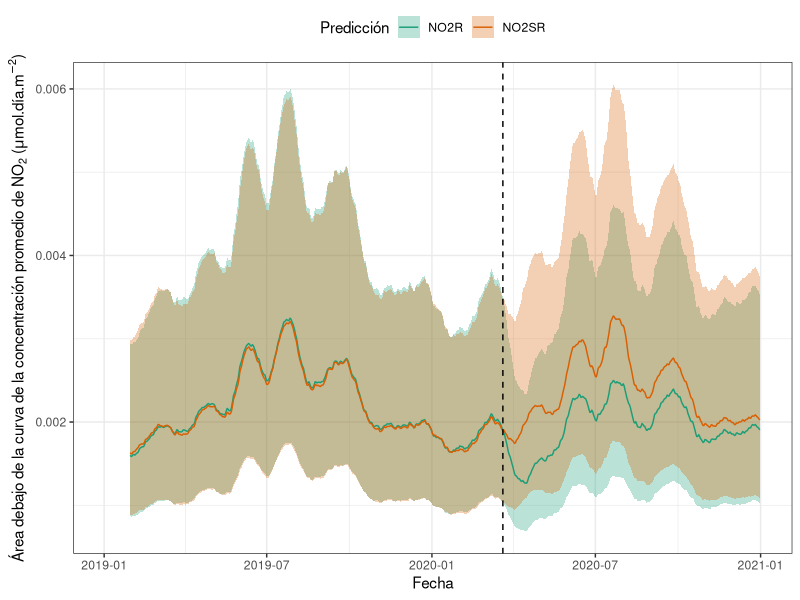
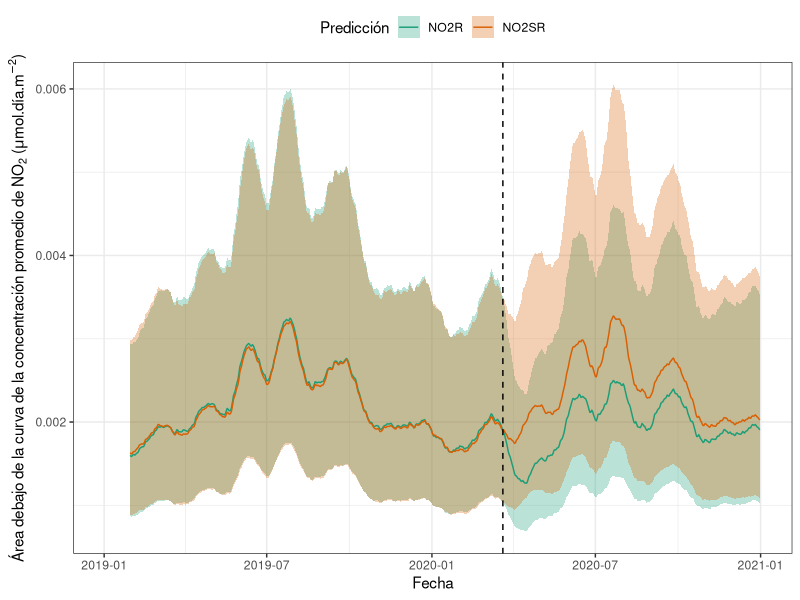

These figures' R source, in order:
# Resultados modelo 2:
library(tidyverse)
library(data.table)
library(pracma)

datos <- fread("Datos/Resultados_prophet/Modelo_2/resultados_modelo_2_unidades_reales.csv")

variables <- names(datos)[grepl("prediccion", names(datos))]

variables.nuevas <- paste0("area_", variables)

datos[, (variables.nuevas) := frollapply(.SD, 28, trapz, align = "right"), .SDcols = variables]

centrales <- c("ds", variables.nuevas[!grepl("min|max", variables.nuevas)])

datos.centrales <- datos[, ..centrales] %>%
  melt(id.vars = "ds", measure = patterns("^area_"), value.name = "valor_central")

datos.centrales[, variable := fifelse(variable == "area_prediccion_train", "NO2R", "NO2SR")]

incertidumbre <- c("ds", variables.nuevas[grepl("min|max", variables.nuevas)])

datos.incertidumbre <- datos[, ..incertidumbre] %>%
  melt(measure = patterns("^area_"), value.name = "valor_incertidumbre")

datos.incertidumbre[, c("variable", "rango") := .(fifelse(grepl("train", variable), "NO2R", "NO2SR"),
                                                  fifelse(grepl("max", variable), "incertidumbre_max", "incertidumbre_min"))]

datos.incertidumbre <- datos.incertidumbre %>%
  dcast(ds + variable ~ rango, value.var = "valor_incertidumbre")

datos.juntos <- merge(datos.centrales, datos.incertidumbre, by = c("ds", "variable"))


#Proporciones:

datos.juntos[, ]

(plot.areas <- datos.juntos %>%
  ggplot(aes(x = ds, y = valor_central, ymax = incertidumbre_max, ymin = incertidumbre_min, col = variable, fill = variable)) +
  geom_ribbon(alpha = 0.3, col = NA) +
  geom_line() +
  geom_vline(xintercept = as.Date("2020-03-20"), linetype = "dashed") +
  scale_color_brewer(palette = "Dark2") +
  scale_fill_brewer(palette = "Dark2") +
  theme_bw()+
    theme(legend.position = "top") +
  labs(x = "Fecha", y = expression(paste("Área debajo de la curva de la concentración promedio de ", NO[2], " (", mu, "mol.día.", m^-2, ")")), fill = "Predicción", col = "Predicción"))

ggsave("Figuras/Modelo_2/Mediamovil_area_bajo_curva_predicciones.png", plot.areas, width = 10, height = 6)

